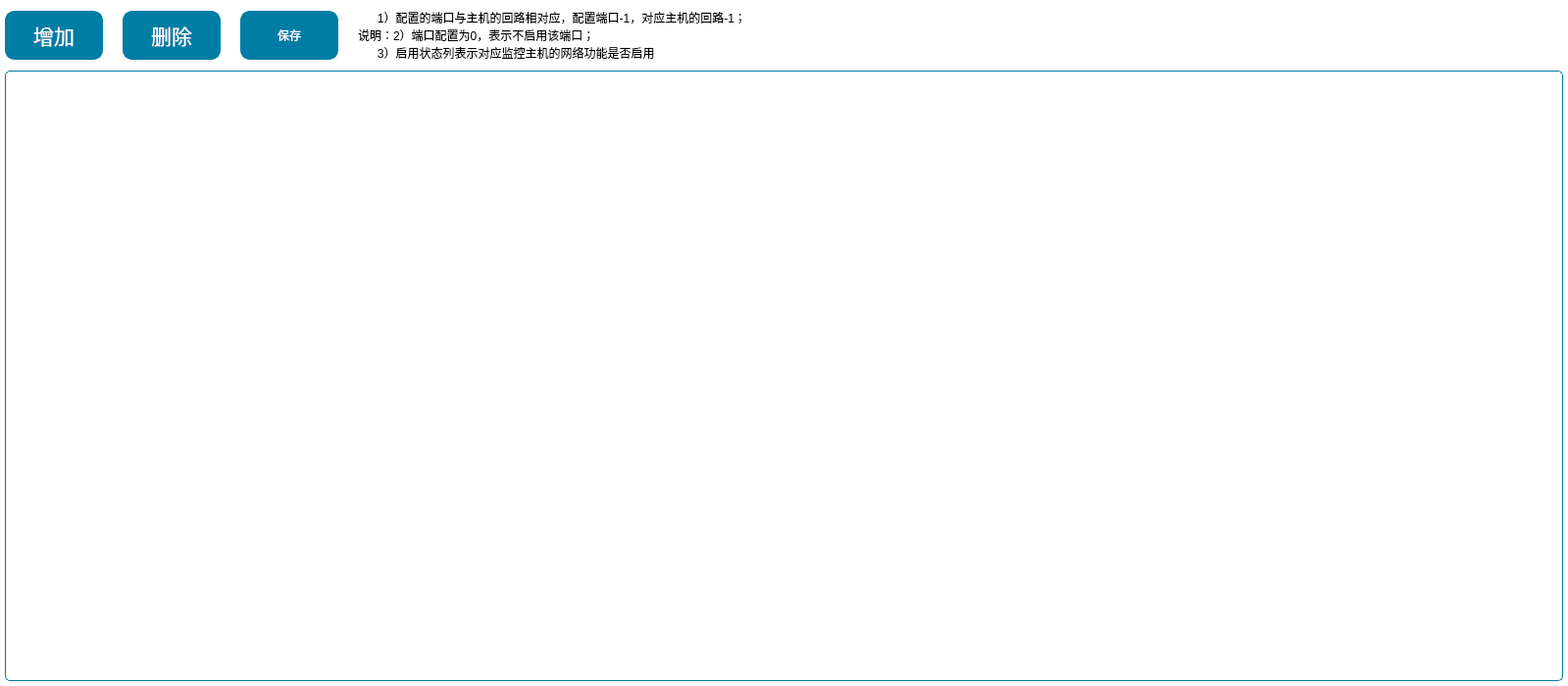
<?xml version="1.0" encoding="UTF-8"?>
<ui version="4.0">
 <class>SystemConf</class>
 <widget class="QWidget" name="SystemConf">
  <property name="geometry">
   <rect>
    <x>0</x>
    <y>0</y>
    <width>1599</width>
    <height>700</height>
   </rect>
  </property>
  <property name="windowTitle">
   <string>Form</string>
  </property>
  <property name="styleSheet">
   <string notr="true">QWidget#SystemConf{
background-color: rgb(255, 255, 255);
}

QToolButton{
font: 16pt &quot;楷体&quot;;
color: rgb(255, 255, 255);
border:2px solid  rgb(0, 125, 165);
border-radius:10px;
background-color: rgb(0, 125, 165);
}

QLabel{
font: 18pt &quot;楷体&quot;;
}
QGroupBox{
font: 20pt &quot;楷体&quot;;
color: rgb(0, 122, 165);
color:rgb(61, 68, 75);
border:2px solid rgb(0, 122, 165);
border:2px solid rgb(61, 68, 75);
border-radius:8px;
margin-top:22px;
}
QGroupBox:title{
subcontrol-origin: margin;
left: 5px;
}
QLineEdit{
font: 16pt &quot;楷体&quot;;
color:rgb(15, 41, 68);
border-radius:5px;
border:2px solid rgb(0, 125, 165);
background-color: rgb(255, 255, 255);
}
QCheckBox{
spacing: 5px;
font: 18pt &quot;楷体&quot;;
color:rgb(15, 41, 68);
border:2px solid rgb(0, 122, 165);
border:2px solid rgb(61, 68, 75);
border-radius:5px;
}
QCheckBox::indicator{
border:1px solid black;
width:25px;
height:25px;
margin-left:5px;
border-radius:2px;
image: url(:/Image/uncheck.png);
}
QCheckBox::indicator::unchecked {
image: url(:/Image/uncheck.png);
}
QCheckBox::indicator::checked {
image: url(:/Image/checked.png);
}
QTableWidget{
font: 14pt &quot;楷体&quot;;
gridline-color: rgb(0, 0, 0);
border:1px solid rgb(0, 122, 165);
border-radius:5px;
background-color: rgb(255, 255, 255);
}
QTableWidgetItem{
border:1px solid rgb(0, 0, 0);
}

QGroupBox{
font: 16pt &quot;楷体&quot;;
color:rgb(0, 125, 165);
color:rgb(0,   0,   0);
border:1px solid rgb(0, 125, 165);
border-radius:5px;
margin-top:0px;
}
QGroupBox:title{
subcontrol-origin: margin;
left: 5px;
}</string>
  </property>
  <layout class="QVBoxLayout" name="verticalLayout" stretch="1,10">
   <property name="spacing">
    <number>5</number>
   </property>
   <property name="leftMargin">
    <number>5</number>
   </property>
   <property name="topMargin">
    <number>5</number>
   </property>
   <property name="rightMargin">
    <number>5</number>
   </property>
   <property name="bottomMargin">
    <number>5</number>
   </property>
   <item>
    <layout class="QHBoxLayout" name="horizontalLayout_2">
     <property name="spacing">
      <number>20</number>
     </property>
     <item>
      <widget class="QToolButton" name="tBtnAdd">
       <property name="minimumSize">
        <size>
         <width>100</width>
         <height>50</height>
        </size>
       </property>
       <property name="maximumSize">
        <size>
         <width>100</width>
         <height>50</height>
        </size>
       </property>
       <property name="font">
        <font>
         <family>楷体</family>
         <pointsize>16</pointsize>
         <weight>50</weight>
         <italic>false</italic>
         <bold>false</bold>
        </font>
       </property>
       <property name="focusPolicy">
        <enum>Qt::NoFocus</enum>
       </property>
       <property name="text">
        <string>增加</string>
       </property>
       <property name="icon">
        <iconset resource="../image.qrc">
         <normaloff>:/Image/addDev.png</normaloff>:/Image/addDev.png</iconset>
       </property>
       <property name="iconSize">
        <size>
         <width>30</width>
         <height>30</height>
        </size>
       </property>
       <property name="toolButtonStyle">
        <enum>Qt::ToolButtonTextBesideIcon</enum>
       </property>
      </widget>
     </item>
     <item>
      <widget class="QToolButton" name="tBtnDel">
       <property name="minimumSize">
        <size>
         <width>100</width>
         <height>50</height>
        </size>
       </property>
       <property name="maximumSize">
        <size>
         <width>100</width>
         <height>50</height>
        </size>
       </property>
       <property name="font">
        <font>
         <family>楷体</family>
         <pointsize>16</pointsize>
         <weight>50</weight>
         <italic>false</italic>
         <bold>false</bold>
        </font>
       </property>
       <property name="focusPolicy">
        <enum>Qt::NoFocus</enum>
       </property>
       <property name="text">
        <string>删除</string>
       </property>
       <property name="icon">
        <iconset resource="../image.qrc">
         <normaloff>:/Image/delDev.png</normaloff>:/Image/delDev.png</iconset>
       </property>
       <property name="iconSize">
        <size>
         <width>30</width>
         <height>30</height>
        </size>
       </property>
       <property name="toolButtonStyle">
        <enum>Qt::ToolButtonTextBesideIcon</enum>
       </property>
      </widget>
     </item>
     <item>
      <widget class="QToolButton" name="tBtnSave">
       <property name="minimumSize">
        <size>
         <width>100</width>
         <height>50</height>
        </size>
       </property>
       <property name="maximumSize">
        <size>
         <width>100</width>
         <height>50</height>
        </size>
       </property>
       <property name="focusPolicy">
        <enum>Qt::NoFocus</enum>
       </property>
       <property name="text">
        <string>保存</string>
       </property>
       <property name="icon">
        <iconset resource="../image.qrc">
         <normaloff>:/Image/save.png</normaloff>:/Image/save.png</iconset>
       </property>
       <property name="iconSize">
        <size>
         <width>30</width>
         <height>30</height>
        </size>
       </property>
       <property name="checked">
        <bool>false</bool>
       </property>
       <property name="toolButtonStyle">
        <enum>Qt::ToolButtonTextBesideIcon</enum>
       </property>
      </widget>
     </item>
     <item>
      <widget class="QLabel" name="lbExplain">
       <property name="styleSheet">
        <string notr="true">QLabel{
font: 16pt &quot;楷体&quot;;
}</string>
       </property>
       <property name="text">
        <string>      1）配置的端口与主机的回路相对应，配置端口-1，对应主机的回路-1；
说明：2）端口配置为0，表示不启用该端口；
      3）启用状态列表示对应监控主机的网络功能是否启用</string>
       </property>
      </widget>
     </item>
     <item>
      <spacer name="horizontalSpacer">
       <property name="orientation">
        <enum>Qt::Horizontal</enum>
       </property>
       <property name="sizeHint" stdset="0">
        <size>
         <width>40</width>
         <height>20</height>
        </size>
       </property>
      </spacer>
     </item>
    </layout>
   </item>
   <item>
    <widget class="QTableWidget" name="tableWidget"/>
   </item>
  </layout>
 </widget>
 <resources>
  <include location="../image.qrc"/>
 </resources>
 <connections/>
</ui>
